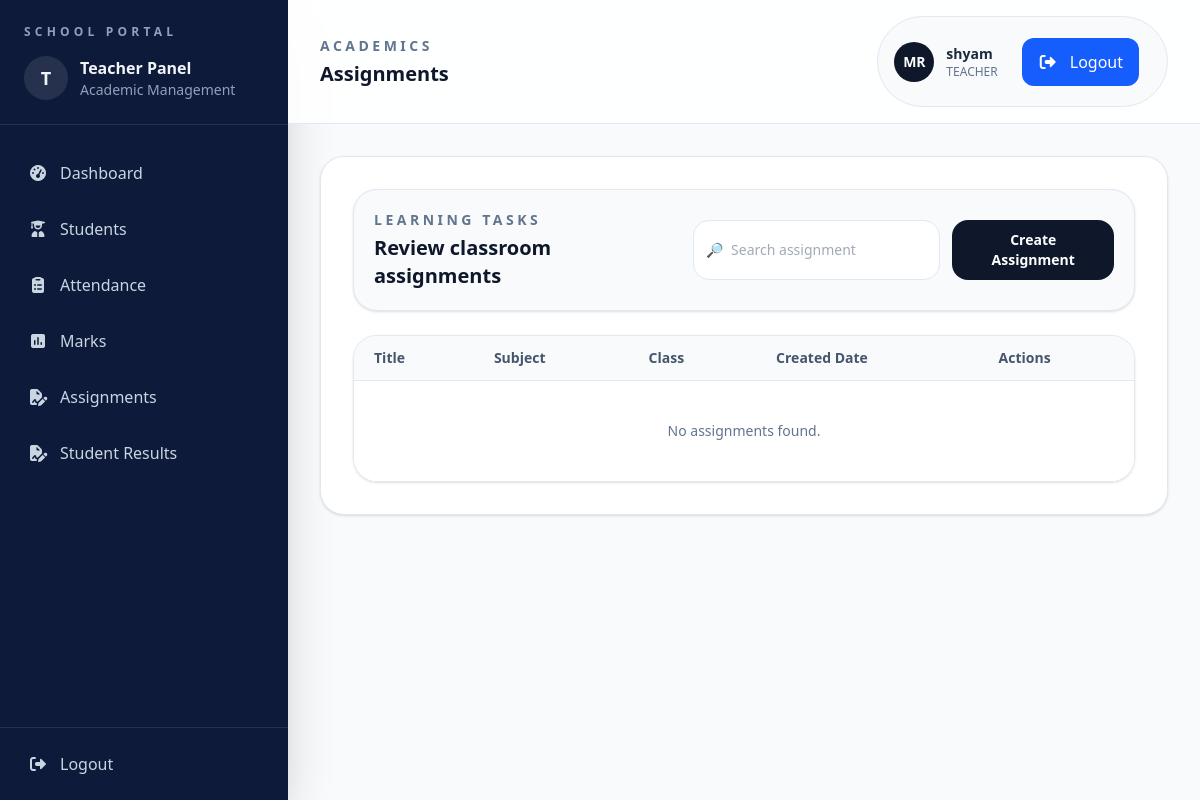
/academics/assignments/list/ (signed in), run on an earlier commit of the app's database.
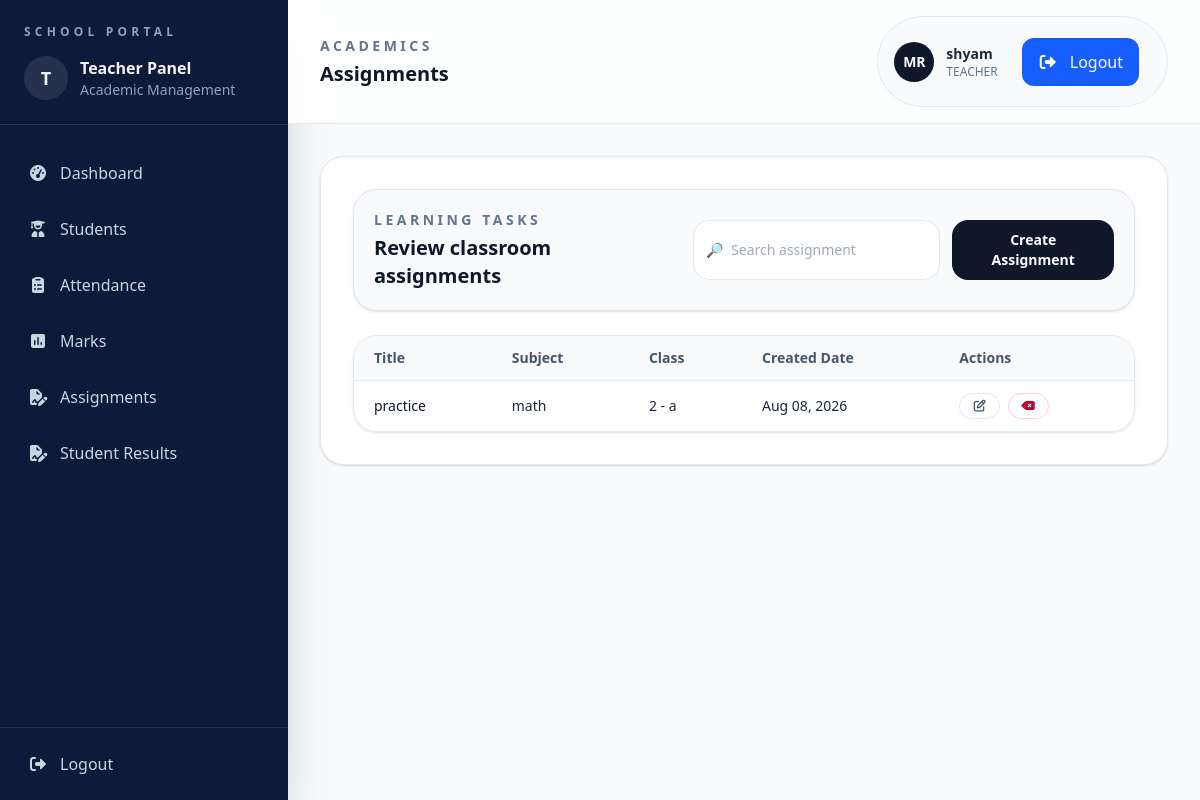
And on a later commit of the database.
### academics/models.py (models this page shows, shortened)
class Assignment(models.Model):
    title = models.CharField(max_length=200)
    description = models.TextField(blank=True)
    subject = models.ForeignKey(Subject, on_delete=models.CASCADE)
    classroom = models.ForeignKey(ClassRoom, on_delete=models.CASCADE)
    created_at = models.DateTimeField(auto_now_add=True)

class Subject(models.Model):
    name = models.CharField(max_length=100)
    classroom = models.ForeignKey(ClassRoom, on_delete=models.CASCADE)

### students/models.py (models this page shows, shortened)
class ClassRoom(models.Model):
    name = models.CharField(max_length=50)
    section = models.CharField(max_length=10)
    teacher = models.ForeignKey(
        User, on_delete=models.SET_NULL, null=True, limit_choices_to={"role": "TEACHER"}
    )

### academics/views.py (the view)
# urls.py: path("assignments/list/", views.assignment_list, name="assignment-list"),
def assignment_list(request):
    assignments = (
        Assignment.objects.filter(classroom__teacher=request.user)
        .select_related("subject", "classroom")
        .order_by("-created_at")
    )
    return render(
        request, "academics/assignment_list.html", {"assignments": assignments}
    )

### academics/templates/academics/assignment_list.html (shortened to what this page needs)
{% extends 'base.html' %} {% block title %}Assignments{% endblock %}
{% block page_label %}Academics{% endblock %}
{% block page_title %}Assignments{% endblock %} {% block content %}
<section class="space-y-6">
  <div
    class="flex flex-col gap-4 rounded-3xl border border-slate-200 bg-slate-50 p-5 shadow-sm md:flex-row md:items-center md:justify-between"
  >
    <div>
      <p
        class="text-sm font-semibold uppercase tracking-[0.25em] text-slate-500"
      >
        Learning Tasks
      </p>
      <h2 class="mt-1 text-xl font-semibold text-slate-900">
        Review classroom assignments
      </h2>
    </div>
    <div class="flex flex-col gap-3 sm:flex-row">
      <label
        class="flex items-center rounded-2xl border border-slate-200 bg-white px-3 py-2 text-sm text-slate-600"
      >
        <span class="mr-2 text-slate-400">🔎</span>
        <input
          type="text"
          placeholder="Search assignment"
          class="w-full bg-transparent outline-none"
        />
      </label>
      <a
        href="{% url 'add-assignment' %}"
        class="rounded-2xl bg-slate-900 px-4 py-2.5 text-center text-sm font-semibold text-white transition hover:bg-slate-800"
      >
        Create Assignment
      </a>
    </div>
  </div>
  <div class="overflow-hidden rounded-3xl border border-slate-200 shadow-sm">
    <div class="overflow-x-auto">
      <table class="min-w-full divide-y divide-slate-200 text-left text-sm">
        <thead class="bg-slate-50 text-slate-600">
          <tr>
            <th class="px-5 py-3 font-semibold">Title</th>
            <th class="px-5 py-3 font-semibold">Subject</th>
            <th class="px-5 py-3 font-semibold">Class</th>
            <th class="px-5 py-3 font-semibold">Created Date</th>
            <th class="px-5 py-3 font-semibold">Actions</th>
          </tr>
        </thead>
        <tbody class="divide-y divide-slate-200 bg-white">
          {% for assignment in assignments %}
          <tr>
            <td class="px-5 py-3 font-medium text-slate-900">
              {{ assignment.title }}
            </td>
            <td class="px-5 py-3">{{ assignment.subject.name }}</td>
            <td class="px-5 py-3">
              {{ assignment.classroom.name }} {% if assignment.classroom.section%} - {{ assignment.classroom.section }} {% endif %}
            </td>
            <td class="px-5 py-3">{{ assignment.created_at|date:"M d, Y" }}</td>
            <td class="px-5 py-3">
              <div class="flex gap-2">
                <a
                  href=""
                  class="rounded-full border border-slate-200 px-3 py-1 text-xs font-semibold text-slate-700 transition hover:bg-slate-50"
                >
                  <i class="fa-regular fa-pen-to-square"></i>
                </a>
                <a
                  href="{% url 'delete_assignment' assignment.id %}"
                  class="rounded-full border border-rose-200 px-3 py-1 text-xs font-semibold text-rose-700 transition hover:bg-rose-50"
                >
                 <i class="fa-solid fa-delete-left"></i>
                </a>
              </div>
            </td>
          </tr>
          {% empty %}
          <tr>
            <td colspan="5" class="px-5 py-10 text-center text-slate-500">
              No assignments found.
            </td>
          </tr>
          {% endfor %}
        </tbody>
      </table>
    </div>
  </div>
</section>
{% endblock %}

What changed in the data, as far as the page shows it:
added Assignment: title "practice", subject.name "math", classroom.name "2", classroom.section "a", created_at "Aug 08, 2026"
Also different on the page:
text no longer shown: "No assignments found."
